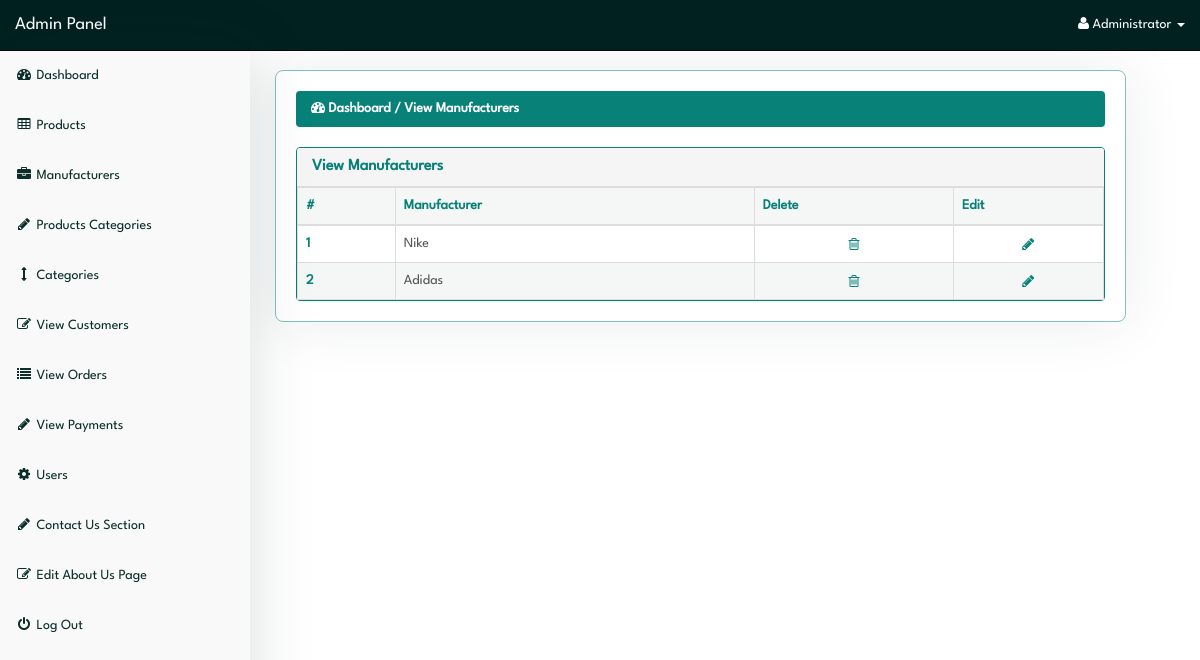
/admin/index.php?view_manufacturers (signed in), run on the app's committed database.
### tables this page shows
CREATE TABLE `manufacturers` (
  `manufacturer_id` int(10) NOT NULL,
  `manufacturer_title` text NOT NULL,
  `manufacturer_top` text NOT NULL
);

### admin/view_manufacturers.php (the view)
<?php
if(!isset($_SESSION['admin_email'])){
echo "<script>window.open('login.php','_self')</script>";
}
else {
?>
<div class="row">
  <div class="col-lg-12">
    <ol class="breadcrumb">
      <li class="active">
        <i class="fa fa-dashboard"></i> Dashboard / View Manufacturers
      </li>
    </ol>
  </div>
</div>
<div class="row">
  <div class="col-lg-12">
    <div class="panel panel-default">
      <div class="panel-heading">
        <h3 class="panel-title">
           View Manufacturers
        </h3>
      </div>
      <div class="panel-body">
        <div class="table-responsive">
          <table class="table table-bordered table-hover table-striped">
            <thead>
              <tr>
                <th>#</th>
                <th>Manufacturer</th>
                <th>Delete</th>
                <th>Edit</th>
              </tr>
            </thead>
            <tbody>
              <?php
$i = 0;
$get_manufacturers = "select * from manufacturers";
$run_manufacturers = mysqli_query($con,$get_manufacturers);
while($row_manufacturers = mysqli_fetch_array($run_manufacturers)){
$manufacturer_id = $row_manufacturers['manufacturer_id'];
$manufacturer_title = $row_manufacturers['manufacturer_title'];
$i++;
?>
              <tr>
                <td><?php echo $i; ?></td>
                <td><?php echo $manufacturer_title; ?></td>
                <td class="button delete">
                  <a href="index.php?delete_manufacturer=<?php echo $manufacturer_id; ?>">
                    <i class="fa fa-trash-o"></i>
                  </a>
                </td>
                <td class="button edit">
                  <a href="index.php?edit_manufacturer=<?php echo $manufacturer_id; ?>">
                    <i class="fa fa-pencil"></i>
                  </a>
                </td>
              </tr>
              <?php } ?>
            </tbody>
          </table>
        </div>
      </div>
    </div>
  </div>
</div>
<?php } ?>

### admin/index.php (shortened to what this page needs)
<?php
include("includes/db.php");
if(!isset($_SESSION['admin_email'])){
  echo "<script>window.open('login.php','_self')</script>";
} else {
  $admin_session = $_SESSION['admin_email'];
  $get_admin = "select * from admins  where admin_email='$admin_session'";
  $run_admin = mysqli_query($con,$get_admin);
  $row_admin = mysqli_fetch_array($run_admin);
  $admin_name = $row_admin['admin_name'];
?>
<!DOCTYPE html>
<html>
<head>
  <link href="css/bootstrap.min.css" rel="stylesheet">
  <link href="css/style.css" rel="stylesheet">
  <link href="font-awesome/css/font-awesome.min.css" rel="stylesheet">
</head>
<body>
  <div id="wrapper">
    <?php include("includes/sidebar.php");  ?>
    <div id="page-wrapper">
      <div class="container-fluid">
        <?php
          foreach ($pages as $param => $file) {
              if (isset($_GET[$param])) {
                  include($file);
                  break;
              }
          }
        ?>
      </div>
    </div>
  </div>
</body>
</html>
<?php } ?>

### admin/includes/sidebar.php (shortened to what this page needs)
<?php
if(!isset($_SESSION['admin_email'])){
echo "<script>window.open('login.php','_self')</script>";
}
else {
?>
<nav class="navbar navbar-inverse navbar-fixed-top">
  <div class="navbar-header">
    <a class="navbar-brand" href="index.php?dashboard">Admin Panel</a>
  </div>
  <ul class="nav navbar-right top-nav">
    <li class="dropdown">
      <a href="#" class="dropdown-toggle" data-toggle="dropdown">
        <i class="fa fa-user"></i>
        <?php echo $admin_name; ?> <b class="caret"></b>
      </a>
    </li>
  </ul>
  <div class="collapse navbar-collapse navbar-ex1-collapse">
    <ul class="nav navbar-nav side-nav">
      <li>
        <a href="index.php?dashboard">
          <i class="fa fa-fw fa-dashboard"></i> Dashboard
        </a>
      </li>
      <li>
        <a href="#" data-toggle="collapse" data-target="#products">
          <i class="fa fa-fw fa-table"></i> Products
        </a>
      </li>
      <li>
        <a href="#" data-toggle="collapse" data-target="#manufacturers">
          <i class="fa fa-fw fa-briefcase"></i> Manufacturers
        </a>
      </li>
      <li>
        <a href="#" data-toggle="collapse" data-target="#p_cat">
          <i class="fa fa-fw fa-pencil"></i> Products Categories
        </a>
      </li>
      <li>
        <a href="#" data-toggle="collapse" data-target="#cat">
          <i class="fa fa-fw fa-arrows-v"></i> Categories
        </a>
      </li>
      <li>
        <a href="index.php?view_customers">
          <i class="fa fa-fw fa-edit"></i> View Customers
        </a>
      </li>
      <li>
        <a href="index.php?view_orders">
          <i class="fa fa-fw fa-list"></i> View Orders
        </a>
      </li>
      <li>
        <a href="index.php?view_payments">
          <i class="fa fa-fw fa-pencil"></i> View Payments
        </a>
      </li>
      <li>
        <a href="#" data-toggle="collapse" data-target="#users">
          <i class="fa fa-fw fa-gear"></i> Users
        </a>
      </li>
      <li>
        <a href="#" data-toggle="collapse" data-target="#contact_us">
          <i class="fa fa-fw fa-pencil"> </i> Contact Us Section
        </a>
      </li>
      <li>
        <a href="index.php?edit_about_us">
          <i class="fa fa-fw fa-edit"></i> Edit About Us Page
        </a>
      </li>
      <li>
        <a href="logout.php">
          <i class="fa fa-fw fa-power-off"></i> Log Out
        </a>
      </li>
    </ul>
  </div>
</nav>
<?php } ?>

### admin/css/style.css (style rules this page uses)
:root { --p-clr-100: #088178; --p-clr-200: #ff4015; --p-clr-300: #0000d3; --p-clr-400: #ffb222; --p-clr-500: #0097d3; --p-clr-600: #00ad4e; --p-clr-700: #3a0080; --n-clr-100: #fefefe; --n-clr-200: #f9f9f9; --n-clr-300: #0a2e28; --n-clr-400: #012120; }
*, *::before, *::after { margin: 0; padding: 0; box-sizing: border-box; }
h1, h2, h3, h4, h5, h6 { font-weight: 600; }
body { font-family: 'LeagueSpartan-Regular', Helvetica, Arial, sans-serif; margin-top: 100px; }
@media (min-width: 768px) { body { margin-top: 50px; } }
#wrapper { padding-top: 1rem; padding-left: 255px; }
#page-wrapper { width: 90%; margin-top: 1rem; margin-left: 2rem; border-radius: 8px; border: 1px solid #08817980; box-shadow: 0 0 60px #0a2e2817; }
#page-wrapper .container-fluid { padding: 0; margin: 0; width: 100%; padding: 2rem; }
.top-nav { padding: 0 15px; }
.top-nav > li { display: inline-block; float: left; }
.top-nav > li > a { padding-top: 15px; padding-bottom: 15px; line-height: 20px; color: var(--n-clr-100); }
.navbar-inverse .navbar-nav > li > a { color: var(--n-clr-300); }
.navbar { background-color: var(--n-clr-400); }
.navbar .navbar-header a { color: white; }
.side-nav { position: fixed; top: 51px; width: 250px; border-radius: 0; overflow-y: auto; background-color: var(--n-clr-200); bottom: 0; overflow-x: hidden; padding-bottom: 40px; display: flex; align-items: center; justify-content: flex-start; flex-direction: column; box-shadow: 0 0 60px #0a2e2826; }
.side-nav > li, .side-nav > li > a { width: 100%; }
.row .col-lg-12 .panel { margin: 0; border: 0; }
.panel-body { border-radius: 5px; }
.container-fluid .row .col-lg-12 .breadcrumb { background-color: var(--p-clr-100); }
.container-fluid .row .col-lg-12 .breadcrumb li { color: var(--n-clr-100); font-weight: 600; }
.panel { border: 0; border: 1px solid var(--p-clr-100) !important; }
.panel-default .panel-title { color: #088178; }
.panel-default .panel-body { padding: 0; }
.panel-body .table-responsive .table { margin: 0; }
.table { border-collapse: collapse; }
.table-responsive .table thead tr th, .table-responsive .table tbody tr td:nth-child(1) { color: var(--p-clr-100); font-weight: bold; }
.table-responsive .table thead tr, .table-responsive .table tbody tr:nth-child(even) { background-color: #0b3a370a; }
.table-responsive .table tbody tr:nth-child(odd) { background: none; }
.table-responsive .table tbody tr { border: 0; border: 1px solid #08817950; color: #555; cursor: pointer; }
.table-responsive .table tbody tr td.button { padding: 0; height: 0; }
.table-responsive .table tbody tr td a { display: flex; align-items: center; justify-content: center; color: var(--p-clr-100); width: 100%; height: 100%; text-decoration: none; }

### data on the page
manufacturers: manufacturer_title "Nike"
manufacturers: manufacturer_title "Adidas"

### other printed values
$admin_name "Administrator"
